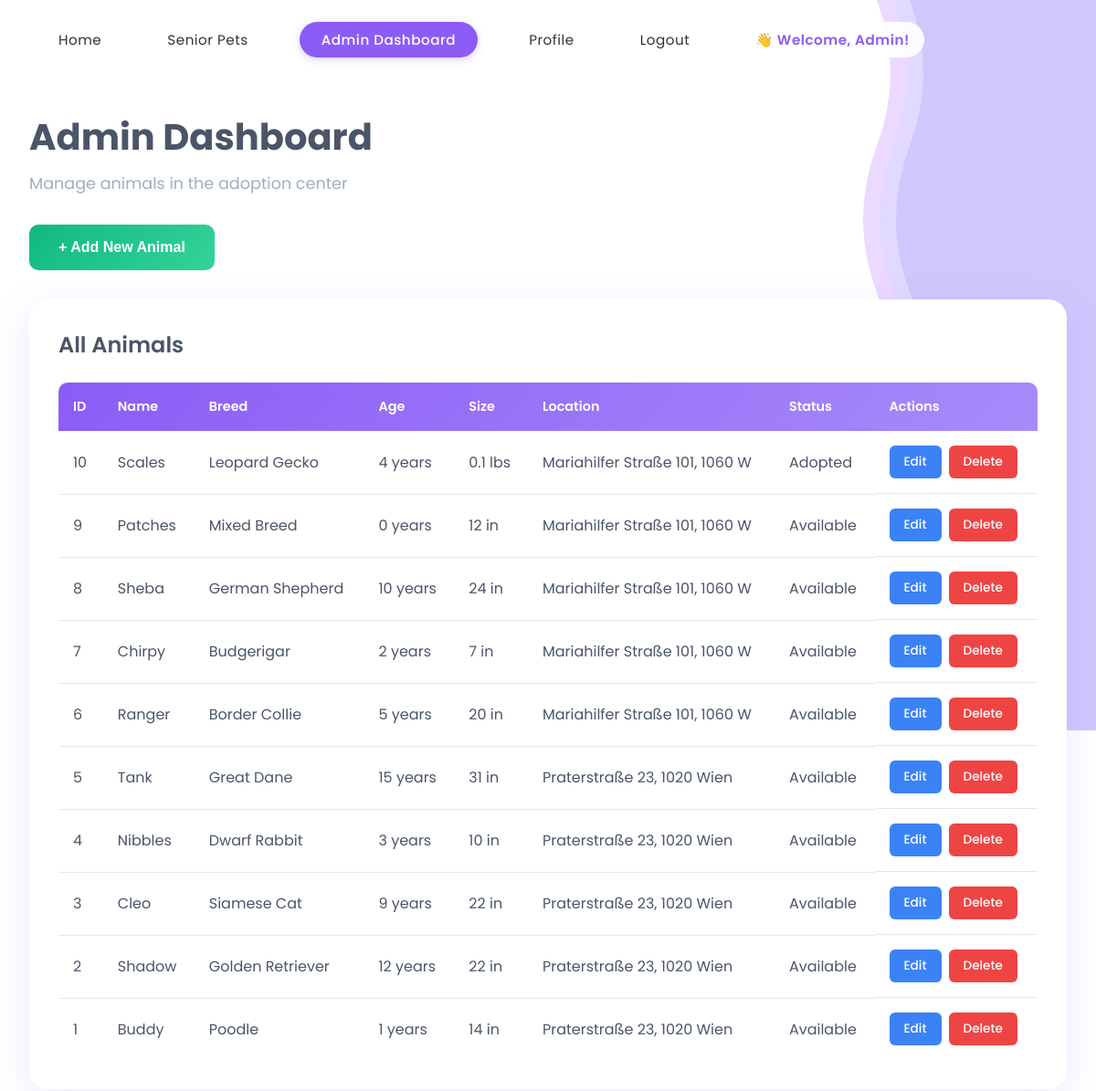
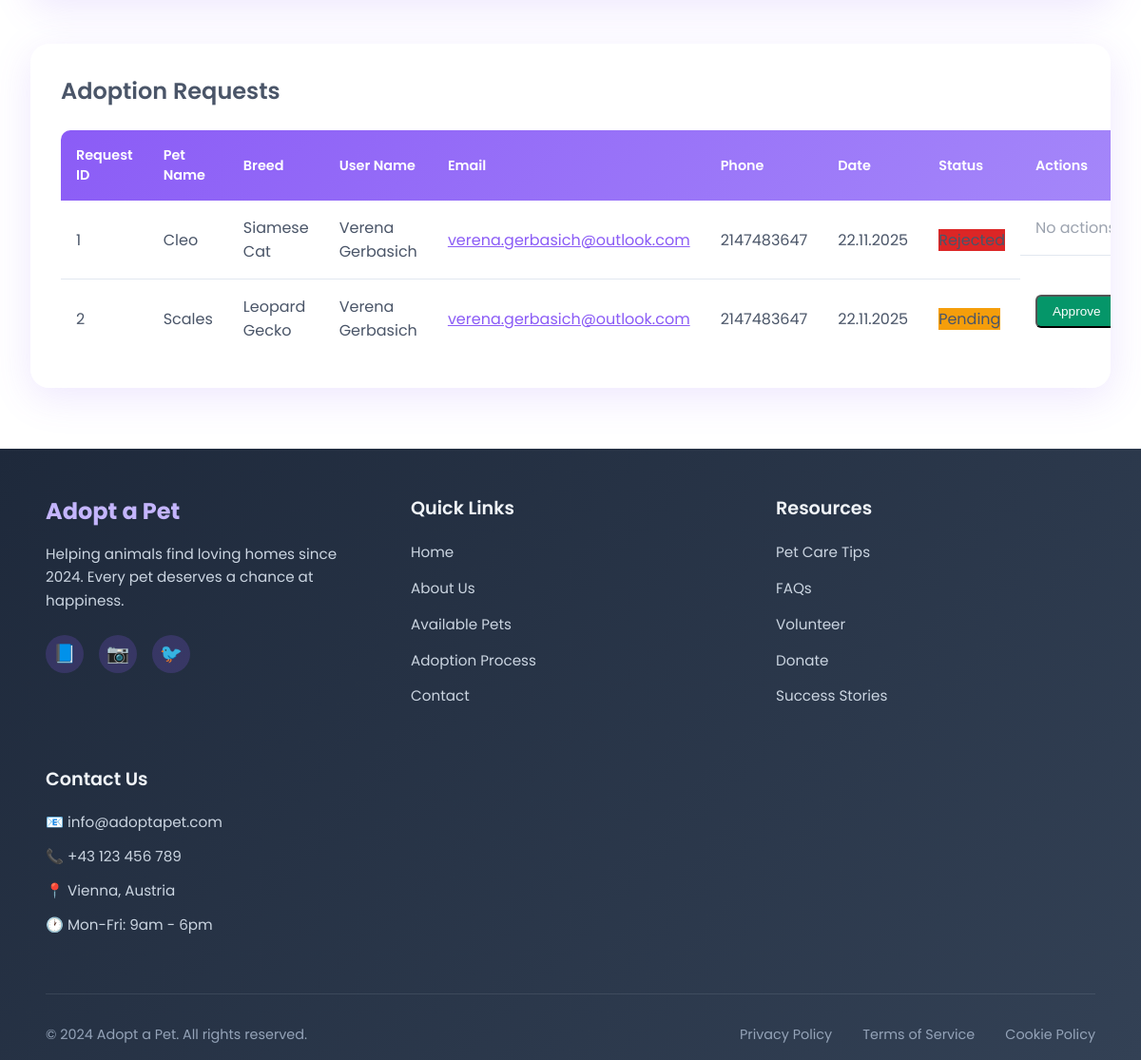
Page /php/dashboard.php (signed in) on the committed database (2 pictures, top to bottom).
### tables this page shows
CREATE TABLE IF NOT EXISTS `animals` (
  `ID` int NOT NULL AUTO_INCREMENT,
  `name` varchar(25) DEFAULT NULL,
  `photo` varchar(500) DEFAULT NULL,
  `location` varchar(30) DEFAULT NULL,
  `description` varchar(255) DEFAULT NULL,
  `size` varchar(10) DEFAULT NULL,
  `age` int DEFAULT NULL,
  `vaccinated` enum('Yes','No') DEFAULT NULL,
  `breed` varchar(30) DEFAULT NULL,
  `status` enum('Adopted','Available') NOT NULL,
  PRIMARY KEY (`ID`)
);

CREATE TABLE IF NOT EXISTS `pet_adoption` (
  `ID` int NOT NULL AUTO_INCREMENT,
  `user_id` int NOT NULL,
  `pet_id` int NOT NULL,
  `adoption_date` date NOT NULL,
  `adoption_status` varchar(50) DEFAULT 'Pending',
  PRIMARY KEY (`ID`)
);

CREATE TABLE IF NOT EXISTS `users` (
  `ID` int NOT NULL AUTO_INCREMENT,
  `first_name` varchar(25) DEFAULT NULL,
  `last_name` varchar(30) DEFAULT NULL,
  `email` varchar(50) DEFAULT NULL,
  `phone_number` int DEFAULT NULL,
  `address` varchar(50) DEFAULT NULL,
  `picture` blob,
  `password` varchar(255) DEFAULT NULL,
  `role` varchar(20) DEFAULT 'user',
  PRIMARY KEY (`ID`)
);

### php/dashboard.php (the view, shortened to what this page needs)
<?php
require_once '../config/db-connection.php';
$sql = "SELECT * FROM animals ORDER BY id DESC";
$result = mysqli_query($conn, $sql);
?>
<!DOCTYPE html>
<html lang="en">
<head>
    <link rel="stylesheet" href="../css/base.css">
    <link rel="stylesheet" href="../css/forms.css">
    <link rel="stylesheet" href="../css/dashboard.css">
    <link rel="stylesheet" href="../css/responsive.css">
</head>
<body>
    <div class="blob-background">
    </div>
    <header class="main-header">
        <nav class="nav-container">
            <div class="nav-links">
                <a href="../home.php" class="nav-link">Home</a>
                <a href="senior.php" class="nav-link">Senior Pets</a>
                <?php if (isset($_SESSION['user']['role']) && $_SESSION['user']['role'] === 'admin'): ?>
                    <a href="dashboard.php" class="nav-link active">Admin Dashboard</a>
                <?php endif; ?>
                <a href="profile.php" class="nav-link">Profile</a>
                <a href="logout.php" class="nav-link">Logout</a>
                <span class="nav-link" style="color:#8b5cf6;font-weight:600;">👋 Welcome, <?php echo htmlspecialchars($_SESSION['user']['first_name']); ?>!</span>
            </div>
        </nav>
    </header>
    <section class="dashboard-section">
        <div class="dashboard-container">
            <h1 class="dashboard-title">Admin Dashboard</h1>
            <p class="dashboard-subtitle">Manage animals in the adoption center</p>
            <div class="dashboard-actions">
                <button class="add-btn" onclick="toggleForm()">+ Add New Animal</button>
            </div>
            <div class="dashboard-table">
                <h2 class="table-heading">All Animals</h2>
                <table class="data-table">
                    <thead>
                        <tr>
                            <th>ID</th>
                            <th>Name</th>
                            <th>Breed</th>
                            <th>Age</th>
                            <th>Size</th>
                            <th>Location</th>
                            <th>Status</th>
                            <th>Actions</th>
                        </tr>
                    </thead>
                    <tbody>
                        <?php if (mysqli_num_rows($result) > 0): ?>
                            <?php while ($animal = mysqli_fetch_assoc($result)): ?>
                                <tr>
                                    <td><?php echo isset($animal['ID']) ? $animal['ID'] : $animal['id']; ?></td>
                                    <td><?php echo htmlspecialchars($animal['name']); ?></td>
                                    <td><?php echo htmlspecialchars($animal['breed']); ?></td>
                                    <td><?php echo $animal['age']; ?> years</td>
                                    <td><?php echo htmlspecialchars($animal['size']); ?></td>
                                    <td><?php echo htmlspecialchars($animal['location']); ?></td>
                                    <td>
                                        <span class="badge <?php echo $animal['status'] === 'Available' ? 'badge-available' : 'badge-adopted'; ?>">
                                            <?php echo htmlspecialchars($animal['status']); ?>
                                        </span>
                                    </td>
                                    <td class="action-buttons">
                                        <a href="dashboard.php?edit=<?php echo isset($animal['ID']) ? $animal['ID'] : $animal['id']; ?>" class="edit-btn">Edit</a>
                                        <a href="dashboard.php?delete=<?php echo isset($animal['ID']) ? $animal['ID'] : $animal['id']; ?>"
                                           class="delete-btn"
                                           onclick="return confirm('Are you sure you want to delete <?php echo htmlspecialchars($animal['name']); ?>?')">Delete</a>
                                    </td>
                                </tr>
                            <?php endwhile; ?>
                        <?php endif; ?>
                    </tbody>
                </table>
            </div>
            <?php
            $adoption_sql = "SELECT pa.*, u.first_name, u.last_name, u.email, u.phone_number, a.name as pet_name, a.breed
                            FROM pet_adoption pa
                            LEFT JOIN users u ON pa.user_id = u.ID
                            LEFT JOIN animals a ON pa.pet_id = a.ID
                            ORDER BY pa.adoption_date DESC";
            $adoptions_result = mysqli_query($conn, $adoption_sql);
            ?>
            <?php if ($adoptions_result && mysqli_num_rows($adoptions_result) > 0): ?>
            <div class="dashboard-table" style="margin-top: 3rem;">
                <h2 class="table-heading">Adoption Requests</h2>
                <table class="data-table">
                    <thead>
                        <tr>
                            <th>Request ID</th>
                            <th>Pet Name</th>
                            <th>Breed</th>
                            <th>User Name</th>
                            <th>Email</th>
                            <th>Phone</th>
                            <th>Date</th>
                            <th>Status</th>
                            <th>Actions</th>
                        </tr>
                    </thead>
                    <tbody>
                        <?php while ($adoption = mysqli_fetch_assoc($adoptions_result)): ?>
                            <tr>
                                <td><?php echo $adoption['ID']; ?></td>
                                <td><?php echo htmlspecialchars($adoption['pet_name']); ?></td>
                                <td><?php echo htmlspecialchars($adoption['breed']); ?></td>
                                <td><?php echo htmlspecialchars($adoption['first_name'] . ' ' . $adoption['last_name']); ?></td>
                                <td><a href="mailto:<?php echo htmlspecialchars($adoption['email']); ?>" style="color:#8b5cf6;"><?php echo htmlspecialchars($adoption['email']); ?></a></td>
                                <td><?php echo htmlspecialchars($adoption['phone_number'] ?: 'N/A'); ?></td>
                                <td><?php echo date('d.m.Y', strtotime($adoption['adoption_date'])); ?></td>
                                <td>
                                    <?php
                                    $status_colors = [
                                        'Pending' => '#f59e0b',
                                        'Approved' => '#059669',
                                        'Rejected' => '#dc2626'
                                    ];
                                    $color = $status_colors[$adoption['adoption_status']] ?? '#8b5cf6';
                                    ?>
                                    <span class="badge" style="background:<?php echo $color; ?>;">
                                        <?php echo htmlspecialchars($adoption['adoption_status']); ?>
                                    </span>
                                </td>
                                <td class="action-buttons">
                                    <?php if ($adoption['adoption_status'] === 'Pending'): ?>
                                        <form method="POST" style="display:inline-block;margin-right:0.5rem;">
                                            <button type="submit" name="update_adoption_status" class="edit-btn" style="background:#059669;">Approve</button>
                                        </form>
                                    <?php else: ?>
                                        <span style="color:#9ca3af;">No actions</span>
                                    <?php endif; ?>
                                </td>
                            </tr>
                        <?php endwhile; ?>
                    </tbody>
                </table>
            </div>
            <?php endif; ?>
        </div>
    </section>
    <footer class="main-footer">
        <div class="footer-container">
            <div class="footer-grid">
                <div class="footer-column">
                    <h3 class="footer-title">Adopt a Pet</h3>
                    <p class="footer-text">
                        Helping animals find loving homes since 2024.
                        Every pet deserves a chance at happiness.
                    </p>
                    <div class="social-links">
                        <a href="#" class="social-link">📘</a>
                        <a href="#" class="social-link">📷</a>
                        <a href="#" class="social-link">🐦</a>
                    </div>
                </div>
                <div class="footer-column">
                    <h4 class="footer-heading">Quick Links</h4>
                    <ul class="footer-links">
                        <li><a href="../home.php">Home</a></li>
                        <li><a href="about.php">About Us</a></li>
                        <li><a href="../home.php">Available Pets</a></li>
                        <li><a href="adoption_process.php">Adoption Process</a></li>
                        <li><a href="contact.php">Contact</a></li>
                    </ul>
                </div>
                <div class="footer-column">
                    <h4 class="footer-heading">Resources</h4>
                    <ul class="footer-links">
                        <li><a href="pet_care.php">Pet Care Tips</a></li>
                        <li><a href="faqs.php">FAQs</a></li>
                        <li><a href="volunteer.php">Volunteer</a></li>
                        <li><a href="donate.php">Donate</a></li>
                        <li><a href="success_stories.php">Success Stories</a></li>
                    </ul>
                </div>
                <div class="footer-column">
                    <h4 class="footer-heading">Contact Us</h4>
                    <ul class="footer-contact">
                        <li>📧 info@adoptapet.com</li>
                        <li>📞 +43 123 456 789</li>
                        <li>📍 Vienna, Austria</li>
                        <li>🕐 Mon-Fri: 9am - 6pm</li>
                    </ul>
                </div>
            </div>
            <div class="footer-bottom">
                <p>&copy; 2024 Adopt a Pet. All rights reserved.</p>
                <div class="footer-bottom-links">
                    <a href="privacy_policy.php">Privacy Policy</a>
                    <a href="terms_of_service.php">Terms of Service</a>
                    <a href="cookie_policy.php">Cookie Policy</a>
                </div>
            </div>
        </div>
    </footer>
</body>
</html>

### css/base.css (style rules this page uses)
* { margin: 0; padding: 0; box-sizing: border-box; }
body { font-family: 'Poppins', sans-serif; overflow-x: hidden; background: #ffffff; min-height: 100vh; position: relative; }
.blob-background { position: fixed; top: 0; right: 0; width: 50%; height: 100vh; z-index: 0; pointer-events: none; }
.main-header { position: fixed; top: 0; left: 0; right: 0; z-index: 1000; background: transparent; backdrop-filter: none; box-shadow: none; }
.nav-container { max-width: 1400px; margin: 0 auto; padding: 1.5rem 3rem; }
.nav-links { display: flex; gap: 2.5rem; align-items: center; }
.nav-link { text-decoration: none; color: #333; font-size: 0.95rem; font-weight: 400; transition: all 0.3s ease; letter-spacing: 0.5px; padding: 0.5rem 1rem; background: rgba(255, 255, 255, 0.9); border-radius: 20px; }
.nav-link.active { color: #fff; font-weight: 500; padding: 0.5rem 1.5rem; background: #8b5cf6; border-radius: 25px; box-shadow: 0 2px 8px rgba(139, 92, 246, 0.3); }
.main-footer { background: linear-gradient(135deg, #1e293b 0%, #334155 100%); color: #e2e8f0; padding: 3rem 0 1rem; position: relative; z-index: 10; }
.footer-container { max-width: 1400px; margin: 0 auto; padding: 0 3rem; }
.footer-grid { display: grid; grid-template-columns: repeat(auto-fit, minmax(250px, 1fr)); gap: 3rem; margin-bottom: 3rem; }
.footer-column { display: flex; flex-direction: column; }
.footer-title { font-size: 1.5rem; font-weight: 700; color: #c4b5fd; margin-bottom: 1rem; }
.footer-text { font-size: 0.95rem; line-height: 1.6; color: #cbd5e1; margin-bottom: 1.5rem; }
.social-links { display: flex; gap: 1rem; }
.social-link { width: 40px; height: 40px; background: rgba(139, 92, 246, 0.2); border-radius: 50%; display: flex; align-items: center; justify-content: center; text-decoration: none; font-size: 1.2rem; transition: all 0.3s ease; }
.footer-heading { font-size: 1.2rem; font-weight: 600; color: #f1f5f9; margin-bottom: 1.2rem; }
.footer-links { list-style: none; }
.footer-links li { margin-bottom: 0.8rem; }
.footer-links a { color: #cbd5e1; text-decoration: none; font-size: 0.95rem; transition: color 0.3s ease; }
.footer-contact { list-style: none; }
.footer-contact li { color: #cbd5e1; font-size: 0.95rem; margin-bottom: 0.8rem; }
.footer-bottom { border-top: 1px solid rgba(226, 232, 240, 0.1); padding-top: 2rem; display: flex; justify-content: space-between; align-items: center; flex-wrap: wrap; gap: 1rem; }
.footer-bottom p { color: #94a3b8; font-size: 0.9rem; }
.footer-bottom-links { display: flex; gap: 2rem; }
.footer-bottom-links a { color: #94a3b8; text-decoration: none; font-size: 0.9rem; transition: color 0.3s ease; }

### css/dashboard.css (style rules this page uses)
.dashboard-section { min-height: 100vh; padding: 120px 2rem 4rem; position: relative; z-index: 10; }
.dashboard-container { max-width: 1400px; margin: 0 auto; }
.dashboard-title { font-size: 2.5rem; font-weight: 700; color: #4a5568; margin-bottom: 0.5rem; }
.dashboard-subtitle { font-size: 1.1rem; color: #a0aec0; margin-bottom: 2rem; }
.dashboard-actions { margin-bottom: 2rem; }
.add-btn { background: linear-gradient(135deg, #10b981 0%, #34d399 100%); color: white; border: none; padding: 1rem 2rem; font-size: 1rem; font-weight: 600; border-radius: 10px; cursor: pointer; transition: all 0.3s ease; }
.dashboard-table { background: white; border-radius: 20px; padding: 2rem; box-shadow: 0 10px 40px rgba(139, 92, 246, 0.15); overflow-x: auto; }
.table-heading { font-size: 1.5rem; font-weight: 600; color: #4a5568; margin-bottom: 1.5rem; }
.data-table { width: 100%; border-collapse: collapse; }
.data-table thead { background: linear-gradient(135deg, #8b5cf6 0%, #a78bfa 100%); color: white; }
.data-table th { padding: 1rem; text-align: left; font-weight: 600; font-size: 0.9rem; }
.data-table th:first-child { border-top-left-radius: 10px; }
.data-table th:last-child { border-top-right-radius: 10px; }
.data-table td { padding: 1rem; border-bottom: 1px solid #e2e8f0; color: #4a5568; }
.data-table tbody tr:last-child td { border-bottom: none; }
.action-buttons { display: flex; gap: 0.5rem; }
.edit-btn { background: #3b82f6; color: white; padding: 0.5rem 1rem; border-radius: 6px; text-decoration: none; font-size: 0.85rem; font-weight: 500; transition: all 0.3s ease; }
.delete-btn { background: #ef4444; color: white; padding: 0.5rem 1rem; border-radius: 6px; text-decoration: none; font-size: 0.85rem; font-weight: 500; transition: all 0.3s ease; }

### rows in the picture
animals: ID "10", name "Scales", breed "Leopard Gecko", age "4", size "0.1 lbs", location "Mariahilfer Straße 101, 1060 W", status "Adopted"
animals: ID "9", name "Patches", breed "Mixed Breed", age "0", size "12 in", location "Mariahilfer Straße 101, 1060 W", status "Available"
animals: ID "8", name "Sheba", breed "German Shepherd", age "10", size "24 in", location "Mariahilfer Straße 101, 1060 W", status "Available"
animals: ID "7", name "Chirpy", breed "Budgerigar", age "2", size "7 in", location "Mariahilfer Straße 101, 1060 W", status "Available"
animals: ID "6", name "Ranger", breed "Border Collie", age "5", size "20 in", location "Mariahilfer Straße 101, 1060 W", status "Available"
animals: ID "5", name "Tank", breed "Great Dane", age "15", size "31 in", location "Praterstraße 23, 1020 Wien", status "Available"
animals: ID "4", name "Nibbles", breed "Dwarf Rabbit", age "3", size "10 in", location "Praterstraße 23, 1020 Wien", status "Available"
animals: ID "3", name "Cleo", breed "Siamese Cat", age "9", size "22 in", location "Praterstraße 23, 1020 Wien", status "Available"
animals: ID "2", name "Shadow", breed "Golden Retriever", age "12", size "22 in", location "Praterstraße 23, 1020 Wien", status "Available"
animals: ID "1", name "Buddy", breed "Poodle", age "1", size "14 in", location "Praterstraße 23, 1020 Wien", status "Available"
pet_adoption: ID "1", animals.name "Cleo", animals.breed "Siamese Cat", user.last_name "Verena Gerbasich", user.email "verena.gerbasich@outlook.com", user.phone_number "2147483647", adoption_date "22.11.2025", adoption_status "Rejected", shows "No…"
pet_adoption: ID "2", animals.name "Scales", animals.breed "Leopard Gecko", user.last_name "Verena Gerbasich", user.email "verena.gerbasich@outlook.com", user.phone_number "2147483647", adoption_date "22.11.2025", adoption_status "Pending"

### other values in the picture
$_SESSION['user']['first_name'] "Admin"
